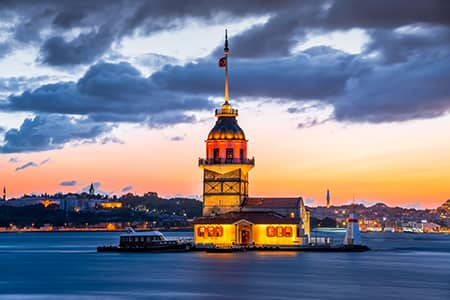
#> input picture Image Inverting/istanbulImage.jpg, 450 x 300 px
$ python ImageInverting.py
#> lines starting #> are read from the running program, lines starting #| are printed output that depends on the picture
import cv2
import numpy as np

image = cv2.imread('istanbulImage.jpg', 0)
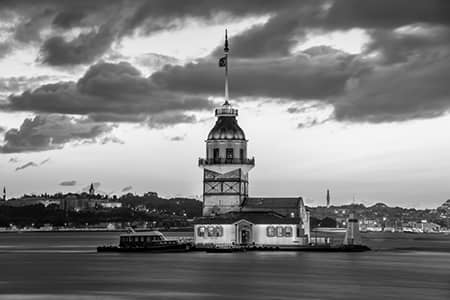
#> image: shape (300, 450); min 0, max 255, mean 127.1
cv2.imshow("Image Inverting", image)
cv2.waitKey()

imageShape = image.shape
#> imageShape = (300, 450)
height = imageShape[0]
#> height = 300
width = imageShape[1]
#> width = 450

invertedImage = np.zeros([height, width], dtype=np.uint8)

for i in range(0, height):
    for j in range(0, width):
        invertedImage[i, j] = 255 - image[i, j]
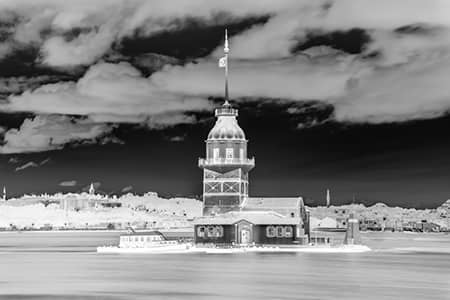
#> invertedImage: shape (300, 450); min 0, max 255, mean 127.9

cv2.imshow("Inverted Image", invertedImage)
cv2.waitKey()
